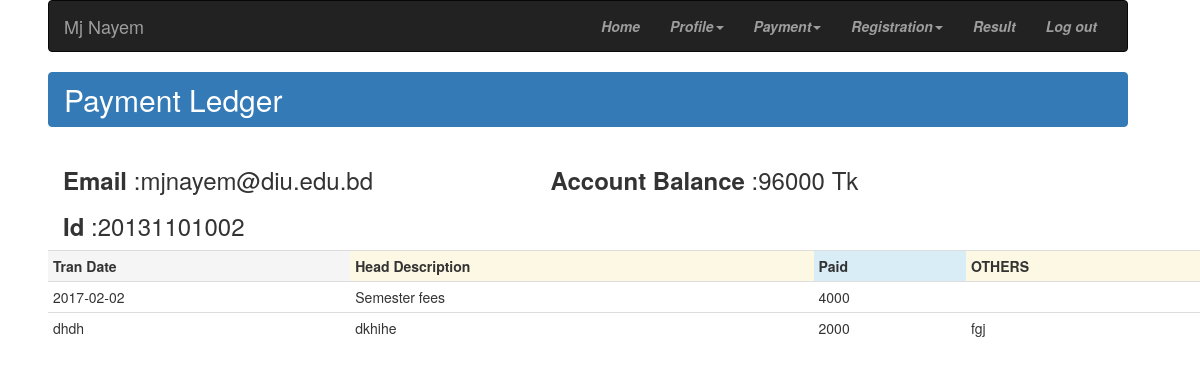
Screenshot of /payment_ledger.php (signed in) with the database file from the repository.
### tables this page shows
CREATE TABLE `personal_info_student` (
  `email` varchar(30) NOT NULL DEFAULT 'email',
  `f_name` varchar(20) DEFAULT NULL,
  `m_name` varchar(20) DEFAULT NULL,
  `l_name` varchar(20) DEFAULT NULL,
  `n_name` varchar(20) DEFAULT NULL,
  `d_o_b` varchar(20) NOT NULL DEFAULT '2017-07-01',
  `p_o_b` varchar(30) DEFAULT NULL,
  `gender` varchar(10) DEFAULT NULL,
  `marital_status` varchar(20) DEFAULT NULL,
  `blood` varchar(10) DEFAULT NULL,
  `religion` varchar(20) DEFAULT NULL,
  `nationality` varchar(30) DEFAULT NULL,
  `national_id` varchar(50) DEFAULT NULL,
  `passport` varchar(50) DEFAULT NULL,
  `im` varchar(50) DEFAULT NULL,
  `social_id` varchar(200) DEFAULT NULL,
  `about_u` varchar(300) DEFAULT NULL
);

CREATE TABLE `signup` (
  `student_id` varchar(30) DEFAULT NULL,
  `email` varchar(25) DEFAULT NULL,
  `password` varchar(30) DEFAULT NULL,
  `status` varchar(15) DEFAULT NULL,
  `balance` varchar(20) DEFAULT NULL,
  `receiveable` varchar(20) DEFAULT NULL
);

CREATE TABLE `payment_student` (
  `id` int(11) NOT NULL,
  `email` varchar(30) DEFAULT NULL,
  `student_id` varchar(20) DEFAULT NULL,
  `sub_date` varchar(20) DEFAULT NULL,
  `disc` varchar(300) DEFAULT NULL,
  `amount` varchar(20) DEFAULT NULL,
  `other` varchar(50) DEFAULT NULL
);

### payment_ledger.php (the view, shortened to what this page needs)
<?php
require 'db_besic.php';
 $email = $_SESSION["U_email"];
$conn=db_connection();
          mysqli_select_db($conn,"dfd_database");
          $st=mysqli_query($conn,"SELECT * from personal_info_student  where email='$email'");
          $s_up=mysqli_fetch_array($st);
?>
<!DOCTYPE html>
<html>
<head>
  <link  rel="stylesheet" href="bootstrap.min.css"/>
</head>
<body>
<div id="main_body">
  <?php
 $st=mysqli_query($conn,"SELECT * from signup  where email='$email'");
          $si_up=mysqli_fetch_array($st);
  ?>
<nav class="navbar navbar-inverse">
  <div class="container-fluid ">
   <div class="navbar-header" >
      <a class="navbar-brand" ><?php echo $s_up[1]." ".$s_up[2]." ".$s_up[3]?></a>
    </div>
    <div class="collapse navbar-collapse" id="bs-example-navbar-collapse-1">
      <ul class="nav navbar-nav  navbar-right">
        <li class="toggle"><a href="home.php"><i><b>Home</b></i><span class="sr-only">(current)</span></a></li>
        <li class="dropdown">
          <a href="#" class="dropdown-toggle" data-toggle="dropdown" role="button" aria-haspopup="true" aria-expanded="false"><i><b>Profile</b></i><span class="caret"></span></a>
        </li>
        <li class="dropdown">
          <a href="#" class="dropdown-toggle" data-toggle="dropdown" role="button" aria-haspopup="true" aria-expanded="false"><i><b>Payment</b></i><span class="caret"></span></a>
        </li>
            <li class="dropdown">
          <a href="#" class="dropdown-toggle" data-toggle="dropdown" role="button" aria-haspopup="true" aria-expanded="false"><i><b>Registration</b></i><span class="caret"></span></a>
        </li>
          <li class="toggle"><a href="result.php"><i><b>Result</b></i><span class="sr-only">(current)</span></a></li>
           <li class="toggle"><a href="logout.php"><i><b>Log out</b></i><span class="sr-only">(current)</span></a></li>
         </ul>
  </div>
  </nav>
<div class="list-group" >
  <h2 id="list-grp" class="list-group-item active ">
   Payment Ledger
  </h2>
</div>
<div class="container" >
<div class="row">
<div class="col-md-5">
  <h3 id="list-grp" >
   <b>Email </b>:<?php echo  $si_up[1];?>
  </h3>
  <h3 id="list-grp" ">
   <b>Id </b>:<?php echo  $si_up[0];?>
  </h3>
</div>
<div class="col-md-5">
  <h3 id="list-grp" >
   <b>Account Balance </b>:<?php echo  $si_up[4]."   ";?>Tk
    </h3>
</div>
</div>
</div>
<div class="container" >
<div class="row">
<div class="table-responsive">
<table class="table table-condensed">
<tr>
 <th class="active">Tran Date</th>
<th class="warning">Head Description</th>
<th class="info">Paid</th>
<th class="warning">OTHERS</th>
</tr>
<?php
$st=mysqli_query($conn,"SELECT * from payment_student  where email='$email'");
          while($row=mysqli_fetch_array($st)){
            echo "
<tr>
  <td >$row[3]</td>
  <td >$row[4]</td>
  <td >$row[5]</td>
  <td >$row[6]</td>
</tr>
            ";
          }
?>
</table>
</div>
</div>
</div>
  </div>
</body>
</html>

### payment_ledger.php (style rules this page uses)
#main_body { width: 90%; height: auto; position: absolute; left: 4%; }

### rows the page displays
personal_info_student: f_name "Mj", m_name "Nayem"
signup: email "mjnayem@diu.edu.bd", student "20131101002", balance "96000"
payment_student: sub_date "2017-02-02", disc "Semester fees", amount "4000"
payment_student: sub_date "dhdh", disc "dkhihe", amount "2000", other "fgj"
